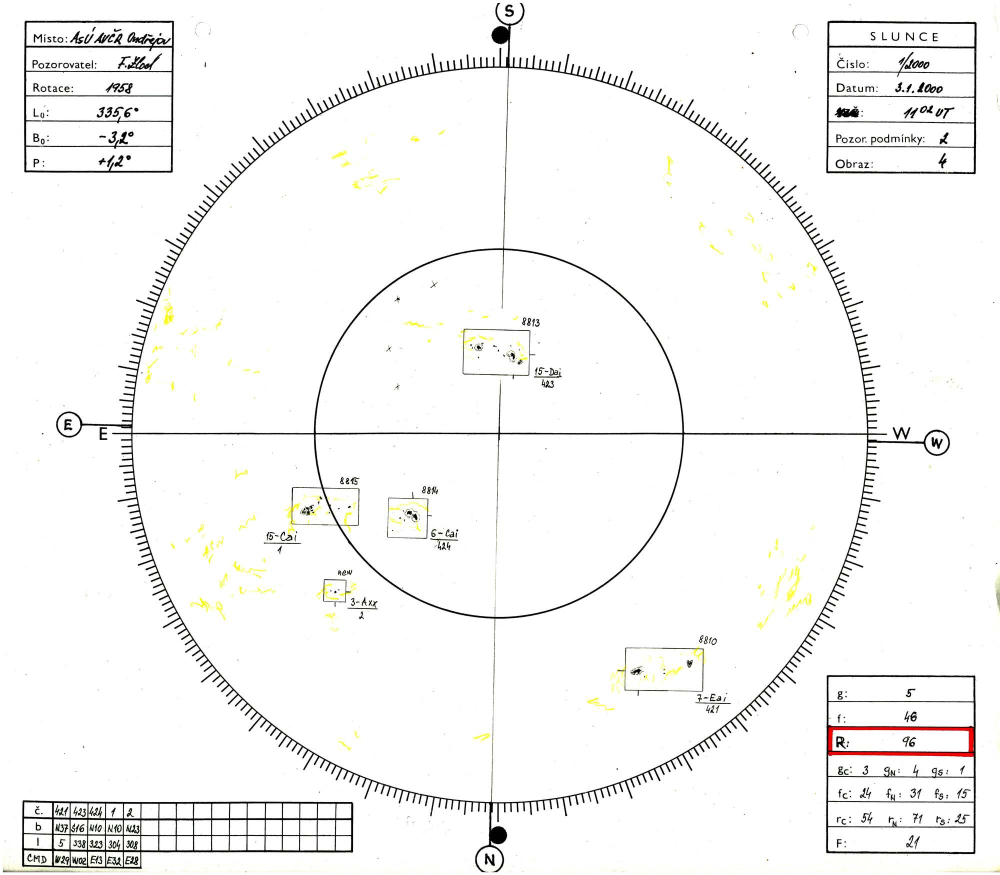
#> input picture 000103dr.jpg, 2000 x 1750 px, found by its file name (shown at 1/2 size)
$ python middle_crop2.py
#> lines starting #> are read from the running program, lines starting #| are printed output that depends on the picture
import cv2
import numpy as np
import statistics
import os
from tqdm import tqdm

path = '000103dr.jpg'

image = cv2.imread(path)
#> image is the input picture: shape (1750, 2000, 3); mean B, G, R 245.1, 245.9, 246.2
height, width = image.shape[:2]
#> height = 1750; width = 2000

gray = cv2.cvtColor(image, cv2.COLOR_BGR2GRAY)
gray = cv2.GaussianBlur(gray, (9, 9), 2, 2)

x_list = []
y_list = []

circles = cv2.HoughCircles(gray, cv2.HOUGH_GRADIENT, dp=1, minDist=2, param1=1, param2=40, minRadius=700, maxRadius=800)
#> circles = 1020 rows, first 8: [996.5, 867.5, 735.6], [998.5, 868.5, 734.5], [1003.5, 870.5, 737.8], [998.5, 866.5, 735.6], [994.5, 869.5, 737.8], [995.5, 864.5, 738.8], [1005.5, 871.5, 740], [996.5, 870.5, 736.7]
if circles is not None:
    circles = np.round(circles[0, :]).astype("int")
#> circles = 1020 rows, first 8: [996, 868, 736], [998, 868, 734], [1004, 870, 738], [998, 866, 736], [994, 870, 738], [996, 864, 739], [1006, 872, 740], [996, 870, 737]
    for (x, y, r) in circles:
        x_list.append(x)
        y_list.append(y)
#> this loop made 1020 passes
#> after the loop, x_list = 1020 values, max 1060 at index 897, min 940 at index 846, mean 997.6; y_list = 1020 values, max 934 at index 747, min 804 at index 985, mean 869.3

circles = cv2.HoughCircles(gray, cv2.HOUGH_GRADIENT, dp=1, minDist=2, param1=1, param2=40, minRadius=300, maxRadius=400)
#> circles = 492 rows, first 8: [996.5, 866.5, 366], [999.5, 864.5, 368.6], [998.5, 867.5, 371.9], [994.5, 868.5, 368.4], [998.5, 869.5, 368.5], [997.5, 862.5, 369.6], [993.5, 866.5, 369.7], [997.5, 864.5, 369.7]
if circles is not None:
    circles = np.round(circles[0, :]).astype("int")
#> circles = 492 rows, first 8: [996, 866, 366], [1000, 864, 369], [998, 868, 372], [994, 868, 368], [998, 870, 368], [998, 862, 370], [994, 866, 370], [998, 864, 370]
    for (x, y, r) in circles:
        x_list.append(x)
        y_list.append(y)
#> this loop made 492 passes
#> after the loop, x_list = 1512 values, max 1060 at index 897, min 304 at index 1485, mean 996.4; y_list = 1512 values, max 1364 at index 1470, min 804 at index 985, mean 869.2

x_med,y_med = (int(statistics.median(x_list)), int(statistics.median(y_list)))
#> x_med = 998; y_med = 868
move_x = int(width/2-x_med)
#> move_x = 2
move_y = int(height/2-y_med)
#> move_y = 7
print(move_x, move_y)
#| 2 7

from PIL import Image, ImageDraw

# Open the image
image = Image.open(path)
#> image: PIL image 2000x1750 RGB

# Create a new image with the same size
new_image = Image.new('RGB', image.size)
#> new_image: PIL image 2000x1750 RGB; every value is 0

# Paste the original image with a 5-pixel offset
new_image.paste(image, (move_x, move_y))
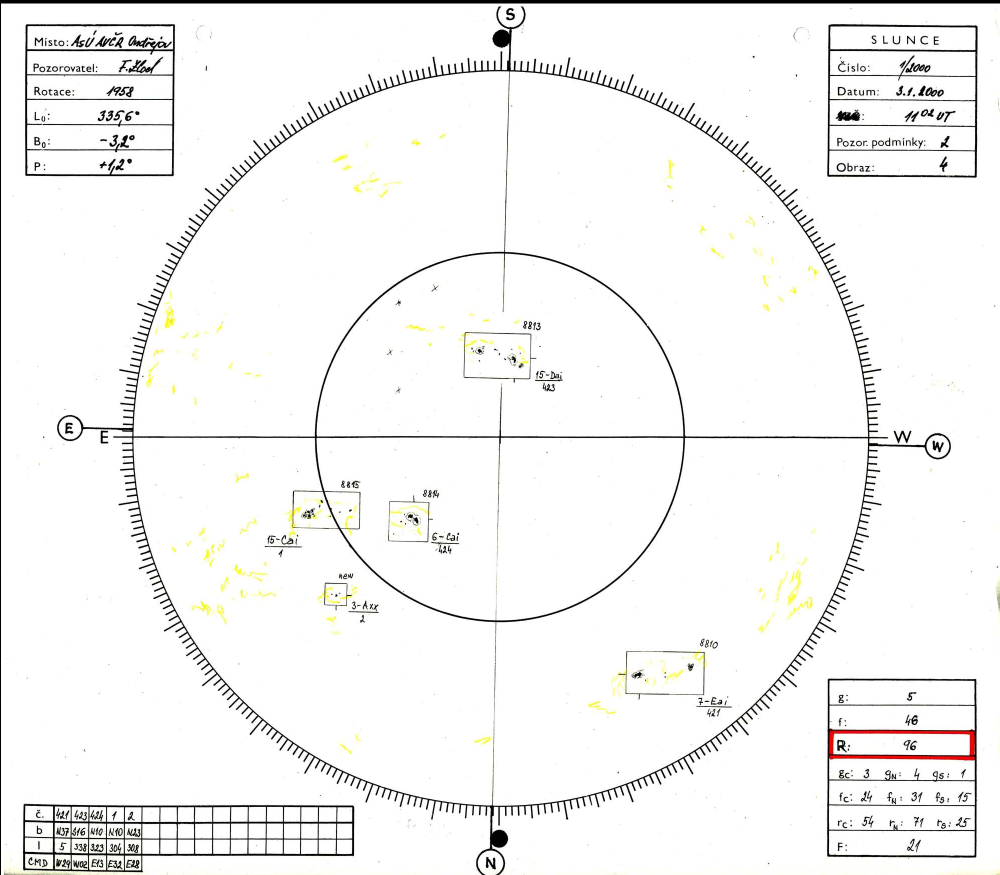
#> new_image: PIL image 2000x1750 RGB (shown at 1/2 size); mean R, G, B 244.9, 244.7, 243.8

draw = ImageDraw.Draw(new_image)
size_pill=1
draw.ellipse((width/2-size_pill, height/2-size_pill, width/2+size_pill, height/2+size_pill), fill=(255, 0, 0), outline=(0, 0, 0))

# Save the new image
new_image.save('moved_image.png')

$ run again, with 010612dr.jpg copied over 000103dr.jpg
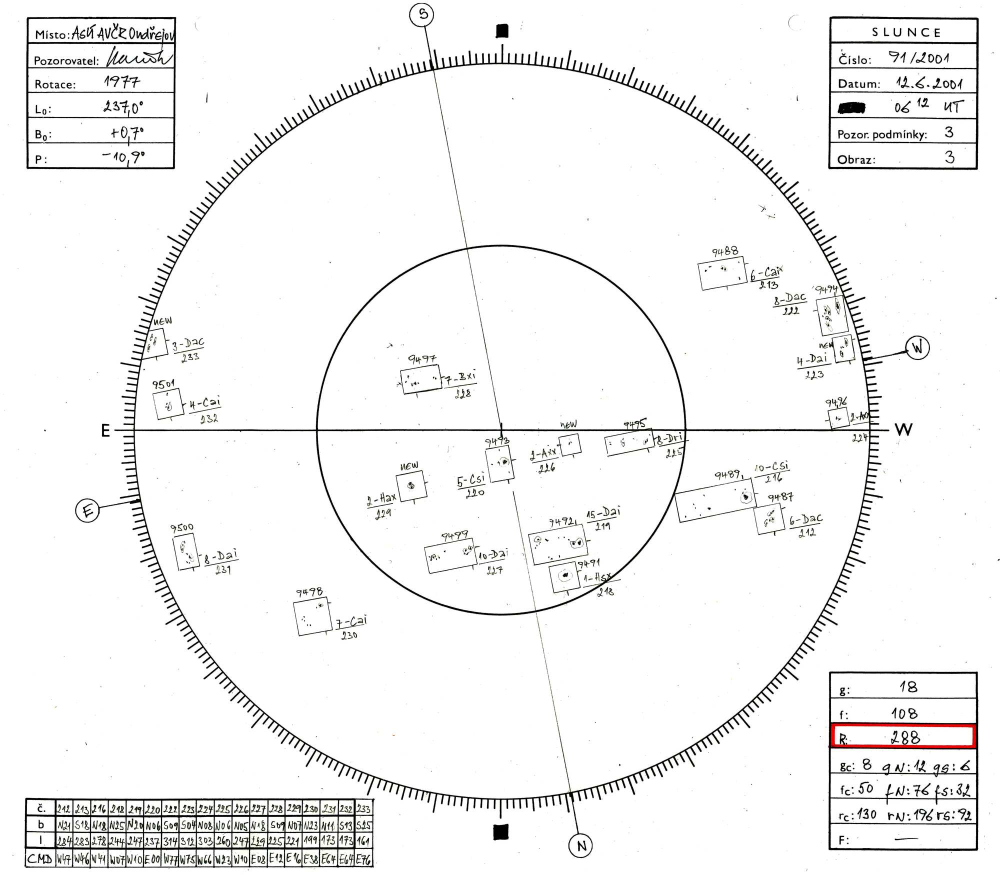
#> input picture 010612dr.jpg, 2000 x 1750 px, found by its file name (shown at 1/2 size)
#> image is the input picture: shape (1750, 2000, 3); mean B, G, R 243.3, 243.5, 243.7
#> `circles = cv2.HoughCircles(gray, cv2.HOUGH_GRADIENT, dp=1, minDist=2, ..`: circles = 1015 rows, first 8: [1003.5, 864.5, 735.6], [1004.5, 860.5, 732.3], [1000.5, 863.5, 736.7], [1002.5, 866.5, 737.8], [1000.5, 860.5, 735.6], [1009.5, 863.5, 738.9], [1004.5, 866.5, 737.8], [1002.5, 860.5, 734.5]
#> `circles = np.round(circles[0, :]).astype("int")`: circles = 1015 rows, first 8: [1004, 864, 736], [1004, 860, 732], [1000, 864, 737], [1002, 866, 738], [1000, 860, 736], [1010, 864, 739], [1004, 866, 738], [1002, 860, 734]
#> the loop `for (x, y, r) in circles:` made 1015 passes
#> after the loop `for (x, y, r) in circles:`: x_list = 1015 values, max 1064 at index 968, min 944 at index 981, mean 1002; y_list = 1015 values, max 926 at index 909, min 800 at index 933, mean 861.3
#> `circles = cv2.HoughCircles(gray, cv2.HOUGH_GRADIENT, dp=1, minDist=2, ..`: circles = 553 rows, first 8: [1002.5, 859.5, 366.7], [1002.5, 856.5, 369.7], [1000.5, 858.5, 367.5], [999.5, 862.5, 368.5], [1005.5, 859.5, 369.7], [997.5, 858.5, 369.7], [1003.5, 862.5, 368.6], [999.5, 855.5, 367.4]
#> `circles = np.round(circles[0, :]).astype("int")`: circles = 553 rows, first 8: [1002, 860, 367], [1002, 856, 370], [1000, 858, 368], [1000, 862, 368], [1006, 860, 370], [998, 858, 370], [1004, 862, 369], [1000, 856, 367]
#> the loop `for (x, y, r) in circles:` made 553 passes
#> after the loop `for (x, y, r) in circles:`: x_list = 1568 values, max 1754 at index 1563, min 306 at index 1555, mean 1003.5; y_list = 1568 values, max 1406 at index 1565, min 476 at index 1567, mean 859.7
#> x_med = 1002; y_med = 858
#> move_x = -2
#> move_y = 17
#| -2 17
#> image: PIL image 2000x1750 RGB
#> `new_image.paste(image, (move_x, move_y))`:
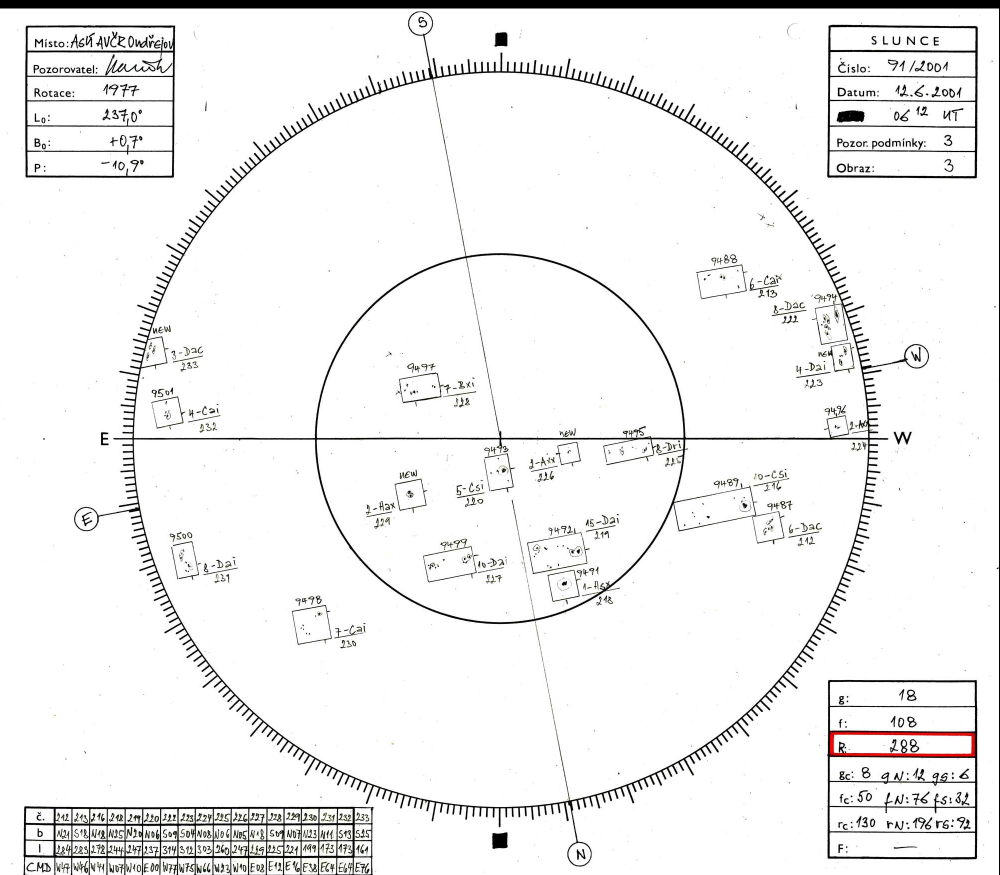
#> new_image: PIL image 2000x1750 RGB (shown at 1/2 size); mean R, G, B 241.1, 240.9, 240.7

$ run again, with 120607dr.jpg copied over 000103dr.jpg
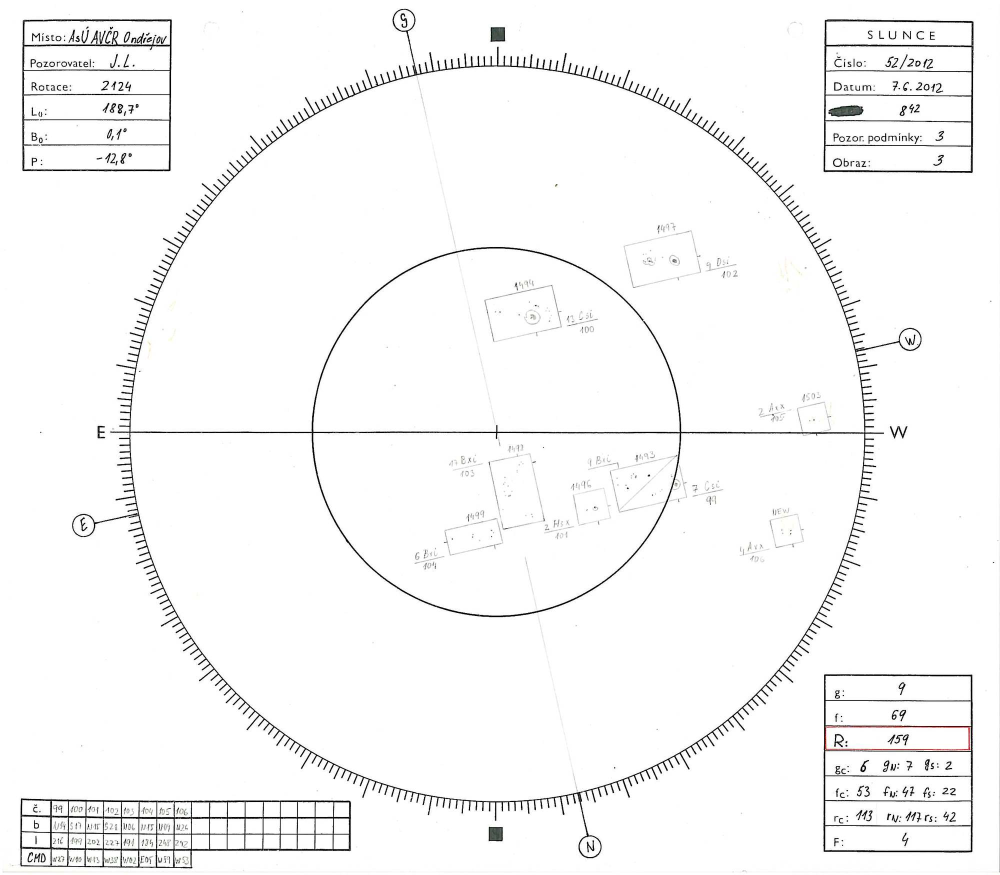
#> input picture 120607dr.jpg, 2000 x 1750 px, found by its file name (shown at 1/2 size)
#> image is the input picture: shape (1750, 2000, 3); mean B, G, R 247.8, 247.8, 247.8
#> `circles = cv2.HoughCircles(gray, cv2.HOUGH_GRADIENT, dp=1, minDist=2, ..`: circles = 963 rows, first 8: [994.5, 867.5, 733.4], [992.5, 867.5, 734.5], [998.5, 868.5, 736.7], [993.5, 869.5, 735.6], [992.5, 865.5, 735.6], [1000.5, 868.5, 738.8], [990.5, 864.5, 736.6], [991.5, 870.5, 736.7]
#> `circles = np.round(circles[0, :]).astype("int")`: circles = 963 rows, first 8: [994, 868, 733], [992, 868, 734], [998, 868, 737], [994, 870, 736], [992, 866, 736], [1000, 868, 739], [990, 864, 737], [992, 870, 737]
#> the loop `for (x, y, r) in circles:` made 963 passes
#> after the loop `for (x, y, r) in circles:`: x_list = 963 values, max 1050 at index 862, min 938 at index 903, mean 991.8; y_list = 963 values, max 932 at index 875, min 804 at index 961, mean 867.5
#> `circles = cv2.HoughCircles(gray, cv2.HOUGH_GRADIENT, dp=1, minDist=2, ..`: circles = 592 rows, first 8: [992.5, 863.5, 371], [995.5, 864.5, 368.5], [991.5, 865.5, 369.7], [990.5, 861.5, 368.6], [990.5, 863.5, 371.4], [991.5, 859.5, 367.3], [988.5, 864.5, 367.3], [996.5, 861.5, 366.4]
#> `circles = np.round(circles[0, :]).astype("int")`: circles = 592 rows, first 8: [992, 864, 371], [996, 864, 368], [992, 866, 370], [990, 862, 369], [990, 864, 371], [992, 860, 367], [988, 864, 367], [996, 862, 366]
#> the loop `for (x, y, r) in circles:` made 592 passes
#> after the loop `for (x, y, r) in circles:`: x_list = 1555 values, max 1050 at index 862, min 300 at index 1554, mean 990.8; y_list = 1555 values, max 1342 at index 1553, min 804 at index 961, mean 866.6
#> x_med = 992; y_med = 866
#> move_x = 8
#> move_y = 9
#| 8 9
#> image: PIL image 2000x1750 RGB
#> `new_image.paste(image, (move_x, move_y))`:
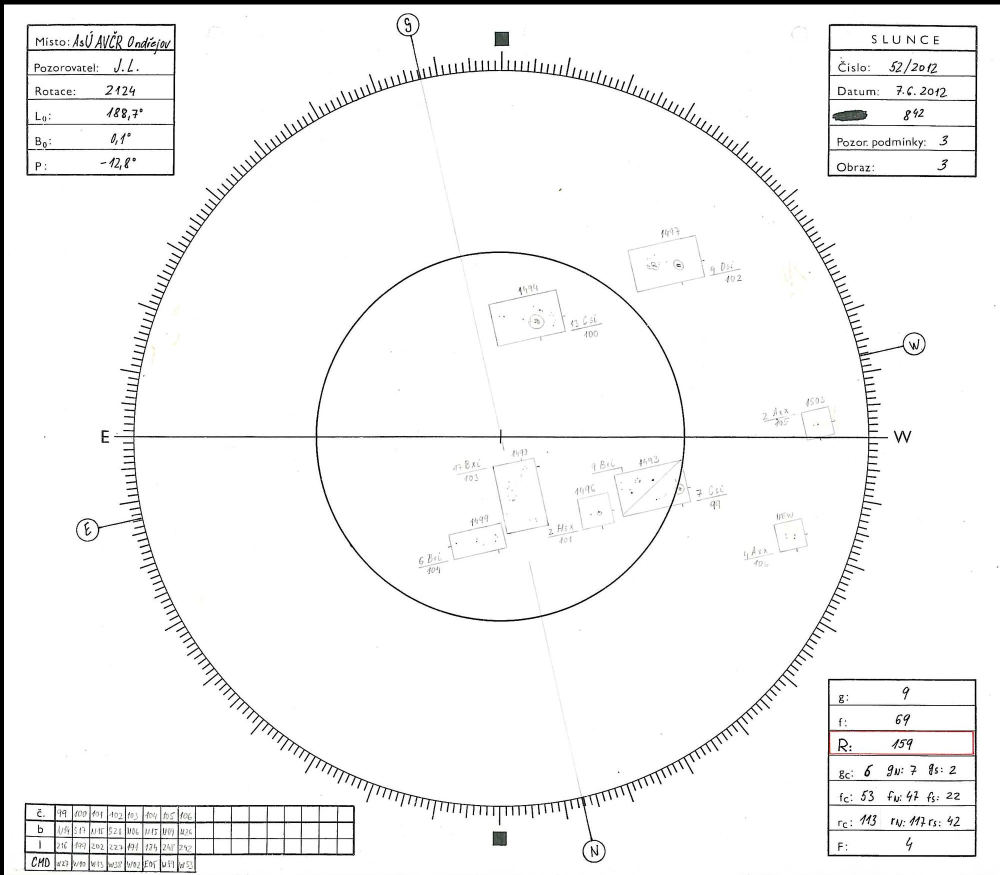
#> new_image: PIL image 2000x1750 RGB (shown at 1/2 size); mean R, G, B 245.5, 245.5, 245.5

$ run again, with 140313dr.jpg copied over 000103dr.jpg
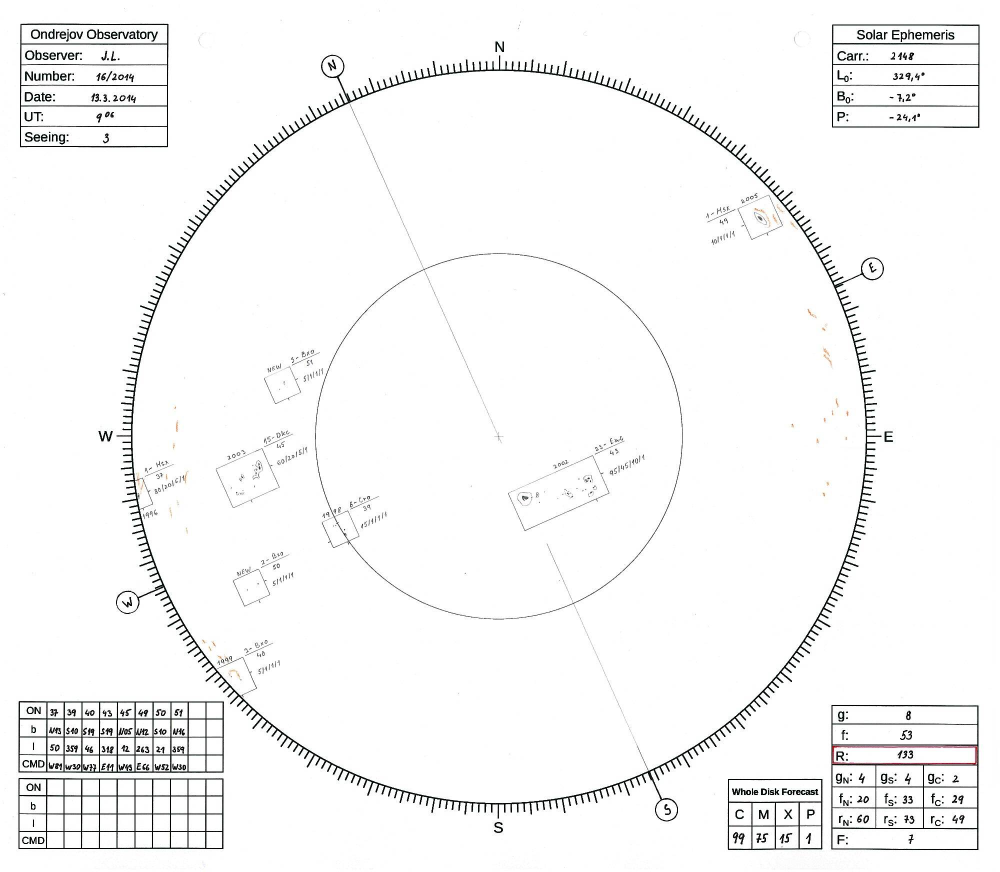
#> input picture 140313dr.jpg, 2000 x 1744 px, found by its file name (shown at 1/2 size)
#> image is the input picture: shape (1744, 2000, 3); mean B, G, R 247.2, 247.2, 247.2
#> `circles = cv2.HoughCircles(gray, cv2.HOUGH_GRADIENT, dp=1, minDist=2, ..`: circles = 1071 rows, first 8: [996.5, 873.5, 731.2], [998.5, 872.5, 731.2], [995.5, 870.5, 734.5], [1000.5, 871.5, 734.5], [997.5, 875.5, 733.4], [994.5, 868.5, 736.7], [1000.5, 877.5, 735.6], [998.5, 877.5, 734.5]
#> `circles = np.round(circles[0, :]).astype("int")`: circles = 1071 rows, first 8: [996, 874, 731], [998, 872, 731], [996, 870, 734], [1000, 872, 734], [998, 876, 733], [994, 868, 737], [1000, 878, 736], [998, 878, 734]
#> the loop `for (x, y, r) in circles:` made 1071 passes
#> after the loop `for (x, y, r) in circles:`: x_list = 1071 values, max 1058 at index 1046, min 938 at index 1049, mean 998; y_list = 1071 values, max 936 at index 1013, min 812 at index 1055, mean 873.9
#> `circles = cv2.HoughCircles(gray, cv2.HOUGH_GRADIENT, dp=1, minDist=2, ..`: circles = 676 rows, first 8: [997.5, 874.5, 365.3], [996.5, 871.5, 363.9], [994.5, 873.5, 366.4], [996.5, 868.5, 366.4], [1001.5, 872.5, 365.3], [998.5, 870.5, 366.4], [995.5, 875.5, 367.5], [1000.5, 874.5, 367.5]
#> `circles = np.round(circles[0, :]).astype("int")`: circles = 676 rows, first 8: [998, 874, 365], [996, 872, 364], [994, 874, 366], [996, 868, 366], [1002, 872, 365], [998, 870, 366], [996, 876, 368], [1000, 874, 368]
#> the loop `for (x, y, r) in circles:` made 676 passes
#> after the loop `for (x, y, r) in circles:`: x_list = 1747 values, max 1058 at index 1046, min 252 at index 1723, mean 996.7; y_list = 1747 values, max 1232 at index 1742, min 812 at index 1055, mean 874.4
#> x_med = 998; y_med = 874
#> move_x = 2
#> move_y = -2
#| 2 -2
#> image: PIL image 2000x1744 RGB
#> `new_image.paste(image, (move_x, move_y))`:
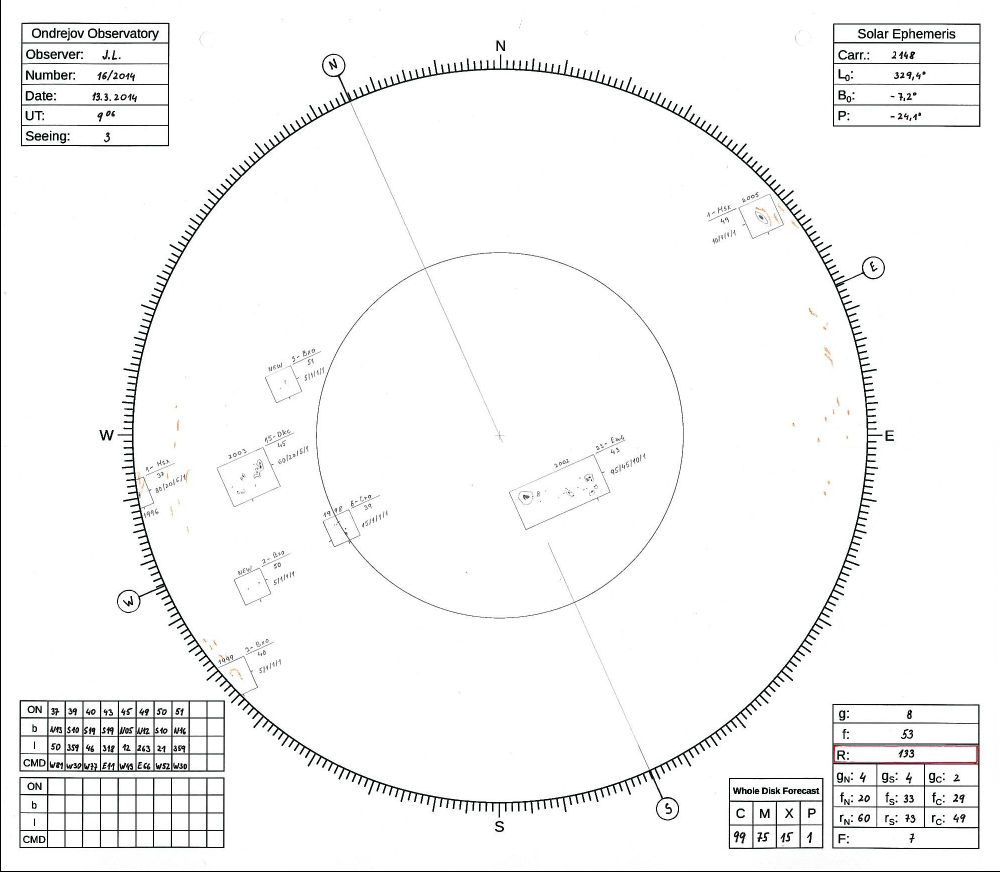
#> new_image: PIL image 2000x1744 RGB (shown at 1/2 size); mean R, G, B 246.6, 246.7, 246.6
